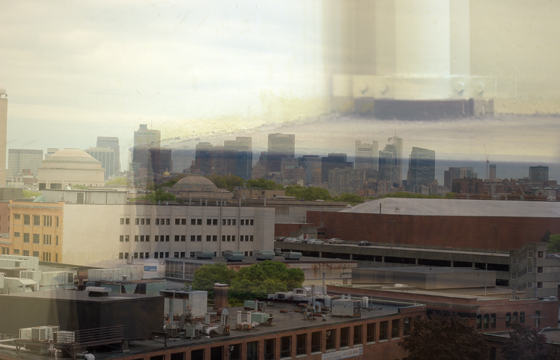
%> input picture code/removing/A9RF22E.png, 560 x 360 px
$ octave mixTest.m   (GNU Octave 9; MATLAB toolbox functions it lacks are replaced by stand-ins)
%> lines starting %> are read from the running program, lines starting %| are printed output that depends on the picture
### code/new/mix.m
function [Y] = mix(T,R,k)
dx = k(1); dy = k(2); c = k(3);
Y = T + R + c * imtranslate(R,[dx,dy]);
end

### code/new/garbage/mixTest.m
addpath('figures');
I = imread('A9RF22E.png');
%> I is the input picture: size 360x560x3 uint8; mean R, G, B 143.5, 138.2, 124.5
T = imread('T_A9RF22E.png');
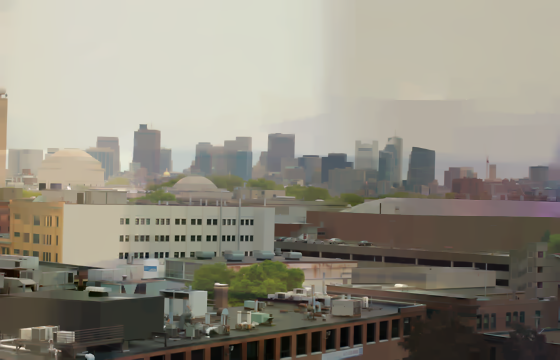
%> input picture code/new/results/build_deghost/T_A9RF22E.png, 560 x 360 px
%> T is the input picture: size 360x560x3 uint8; mean R, G, B 146.2, 141.7, 129
R = imread('R_A9RF22E.png');
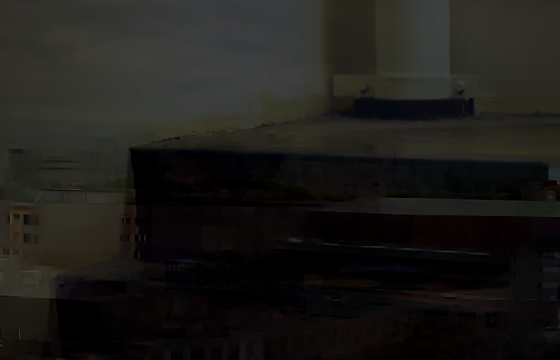
%> input picture code/new/results/build_deghost/R_A9RF22E.png, 560 x 360 px
%> R is the input picture: size 360x560x3 uint8; mean R, G, B 28.8, 27.4, 24.4
figure(1);
subplot(2,3,1); imshow(I);
subplot(2,3,2); imshow(T);
subplot(2,3,3); imshow(R);

k = [20 1 0.6];
Y1 = mix(T,R,k);
%> in mix, `Y = T + R + c * imtranslate(R,[dx,dy]);`:
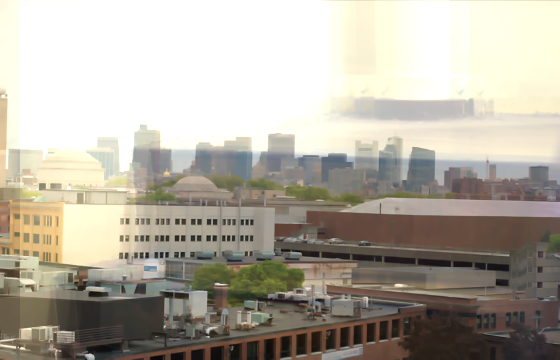
%> Y: size 360x560x3 uint8; mean R, G, B 179.1, 173.2, 161.2
Y2 = Y1/2;
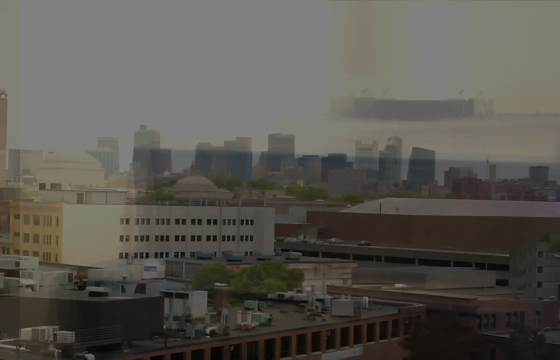
%> Y2: size 360x560x3 uint8; mean R, G, B 89.9, 86.9, 80.9
subplot(2,3,4); imshow(rgb2gray(I));
%> after `imshow(rgb2gray(I))`:
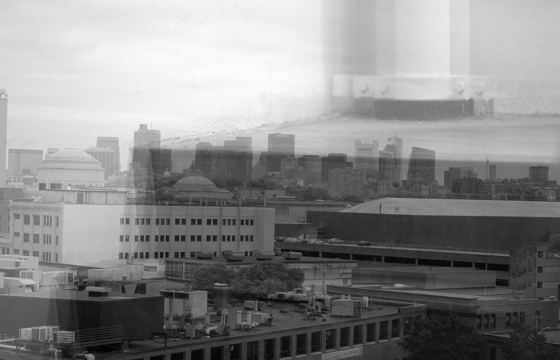
%> displayed picture: size 360x560, on the screen's scale of 0 to 255; min 3, max 253, mean 138.2
subplot(2,3,5); imshow(Y1);
subplot(2,3,6); imshow(Y2);
